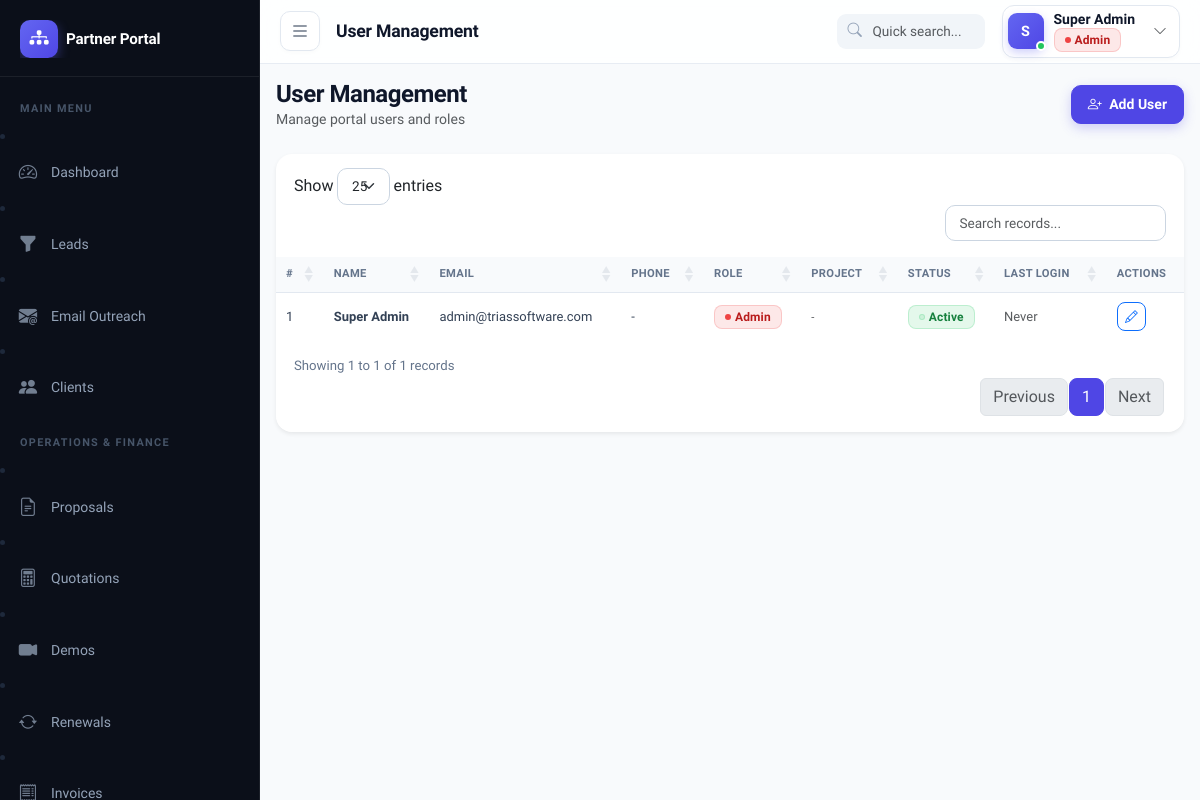
The app's page /modules/users/index.php (signed in) with its own data.
### tables this page shows
CREATE TABLE IF NOT EXISTS users (
    id INT PRIMARY KEY AUTO_INCREMENT,
    name VARCHAR(100) NOT NULL,
    email VARCHAR(100) UNIQUE NOT NULL,
    password VARCHAR(255) NOT NULL,
    role ENUM('admin', 'finance', 'telecall', 'investor', 'csm', 'accounts') DEFAULT 'telecall',
    phone VARCHAR(20),
    status ENUM('active', 'inactive') DEFAULT 'active',
    last_login TIMESTAMP NULL,
    created_at TIMESTAMP DEFAULT CURRENT_TIMESTAMP
);

### modules/users/index.php (the view, shortened to what this page needs)
<?php
require_once __DIR__ . '/../../includes/auth.php';
$db    = getDB();
$users = $db->query("SELECT u.*,
                         ip.project_id as investor_project_id,
                         p.name as investor_project_name,
                         GROUP_CONCAT(DISTINCT tp.project_id ORDER BY tp.project_id SEPARATOR ',') as telecall_project_ids,
                         GROUP_CONCAT(DISTINCT pp.name ORDER BY pp.name SEPARATOR ', ') as telecall_project_names
                     FROM users u
                     LEFT JOIN investor_projects ip ON ip.user_id = u.id
                     LEFT JOIN projects p ON p.id = ip.project_id
                     LEFT JOIN telecall_projects tp ON tp.user_id = u.id
                     LEFT JOIN projects pp ON pp.id = tp.project_id
                     GROUP BY u.id
                     ORDER BY u.role, u.name")->fetchAll();
$pageTitle = 'User Management';
include __DIR__ . '/../../includes/header.php';
?>
<div class="page-header d-flex justify-content-between align-items-center mb-4">
  <div><h4 class="mb-0">User Management</h4><p class="text-muted small mb-0">Manage portal users and roles</p></div>
  <button class="btn btn-primary" data-bs-toggle="modal" data-bs-target="#userModal">
    <i class="bi bi-person-plus me-1"></i> Add User
  </button>
</div>
<div class="card border-0 shadow-sm">
  <div class="card-body p-0">
    <div class="table-responsive">
      <table class="table table-hover mb-0 datatable">
        <thead class="table-light">
          <tr><th>#</th><th>Name</th><th>Email</th><th>Phone</th><th>Role</th><th>Project</th><th>Status</th><th>Last Login</th><th>Actions</th></tr>
        </thead>
        <tbody>
          <?php foreach ($users as $i => $u): ?>
          <tr>
            <td><?= $i+1 ?></td>
            <td class="fw-semibold"><?= htmlspecialchars($u['name']) ?></td>
            <td><?= htmlspecialchars($u['email']) ?></td>
            <td><?= htmlspecialchars($u['phone'] ?? '-') ?></td>
            <td><?= roleLabel($u['role']) ?></td>
            <td>
              <?php if ($u['role'] === 'investor' && $u['investor_project_name']): ?>
                <span class="badge bg-primary"><?= htmlspecialchars($u['investor_project_name']) ?></span>
              <?php elseif ($u['role'] === 'telecall' && $u['telecall_project_names']): ?>
                <?php foreach (explode(', ', $u['telecall_project_names']) as $pn): ?>
                  <span class="badge bg-primary me-1"><?= htmlspecialchars($pn) ?></span>
                <?php endforeach; ?>
              <?php else: ?>
                <span class="text-muted small">-</span>
              <?php endif; ?>
            </td>
            <td><?= statusBadge($u['status']) ?></td>
            <td class="text-muted small"><?= $u['last_login'] ? date('d M Y H:i', strtotime($u['last_login'])) : 'Never' ?></td>
            <td>
              <button class="btn btn-sm btn-outline-primary" onclick="editUser(<?= htmlspecialchars(json_encode($u)) ?>)">
                <i class="bi bi-pencil"></i>
              </button>
            </td>
          </tr>
          <?php endforeach; ?>
        </tbody>
      </table>
    </div>
  </div>
</div>
<?php include __DIR__ . '/../../includes/footer.php'; ?>

### includes/header.php (shortened to what this page needs)
<?php
$pageTitle = $pageTitle ?? APP_NAME;
$currentUser = currentUser();
?>
<!DOCTYPE html>
<html lang="en">
<head>
<link rel="stylesheet" href="https://cdn.jsdelivr.net/npm/bootstrap@5.3.3/dist/css/bootstrap.min.css">
<link rel="stylesheet" href="https://cdn.jsdelivr.net/npm/bootstrap-icons@1.11.3/font/bootstrap-icons.min.css">
<link rel="stylesheet" href="https://cdn.datatables.net/1.13.8/css/dataTables.bootstrap5.min.css">
<link rel="stylesheet" href="https://cdn.jsdelivr.net/npm/select2@4.1.0-rc.0/dist/css/select2.min.css">
<link rel="stylesheet" href="https://cdn.jsdelivr.net/npm/select2-bootstrap-5-theme@1.3.0/dist/select2-bootstrap-5-theme.min.css">
<link rel="stylesheet" href="<?= BASE_URL ?>/assets/css/style.css">
</head>
<body>
<nav class="top-navbar" id="topNavbar">
  <div class="top-navbar-inner">
    <div class="d-flex align-items-center gap-2 gap-sm-3 min-w-0">
      <button class="top-navbar-toggle" id="sidebarToggle" title="Toggle Sidebar" aria-label="Toggle navigation">
        <i class="bi bi-list"></i>
      </button>
      <div class="top-navbar-breadcrumb d-flex align-items-center min-w-0">
        <span class="top-navbar-title"><?= htmlspecialchars($pageTitle) ?></span>
      </div>
    </div>
    <div class="d-flex align-items-center gap-2 gap-sm-3">
      <div class="navbar-search d-none d-lg-block">
        <i class="bi bi-search"></i>
        <input type="text" class="form-control" placeholder="Quick search..." id="globalSearchInput">
      </div>
      <div class="dropdown">
        <button class="top-navbar-user" data-bs-toggle="dropdown" aria-label="User menu">
          <div class="top-navbar-avatar-wrap">
            <div class="top-navbar-avatar"><?= strtoupper(substr($currentUser['name'], 0, 1)) ?></div>
            <span class="top-navbar-avatar-status"></span>
          </div>
          <div class="d-none d-md-block text-start me-1">
            <div class="top-navbar-username"><?= htmlspecialchars($currentUser['name']) ?></div>
            <div class="top-navbar-role"><?= roleLabel($currentUser['role']) ?></div>
          </div>
          <i class="bi bi-chevron-down ms-1 small text-muted"></i>
        </button>
      </div>
    </div>
  </div>
</nav>
<div class="wrapper">
  <?php include __DIR__ . '/sidebar.php'; ?>
  <div class="main-content">
    <div class="content-area p-4">

### includes/auth.php (shortened to what this page needs)
<?php
function currentUser(): array {
    return [
        'id'   => $_SESSION['user_id']   ?? 0,
        'name' => $_SESSION['user_name'] ?? '',
        'role' => $_SESSION['user_role'] ?? '',
        'email'=> $_SESSION['user_email'] ?? '',
    ];
}
function roleLabel(string $role): string {
    return match($role) {
        'admin'    => '<span class="badge badge-soft-danger"><span class="badge-dot" style="background:#ef4444;"></span>Admin</span>',
        'finance'  => '<span class="badge badge-soft-success"><span class="badge-dot" style="background:#22c55e;"></span>Finance</span>',
        'accounts' => '<span class="badge" style="background:rgba(111,66,193,0.12); color:#6f42c1; border:1px solid rgba(111,66,193,0.2);"><span class="badge-dot" style="background:#6f42c1;"></span>Accounts</span>',
        'telecall' => '<span class="badge badge-soft-primary"><span class="badge-dot" style="background:#6366f1;"></span>Telecall</span>',
        'investor' => '<span class="badge badge-soft-warning"><span class="badge-dot" style="background:#f59e0b;"></span>Investor</span>',
        'csm'      => '<span class="badge badge-soft-info"><span class="badge-dot" style="background:#0ea5e9;"></span>CSM</span>',
        default    => '<span class="badge badge-soft-secondary"><span class="badge-dot" style="background:#64748b;"></span>' . htmlspecialchars($role) . '</span>',
    };
}
function statusBadge(string $status): string {
    $map = [
        'active'        => 'success',
        'inactive'      => 'secondary',
        'new'           => 'primary',
        'contacted'     => 'info',
        'interested'    => 'warning',
        'not_interested'=> 'danger',
        'follow_up'     => 'warning',
        'converted'     => 'success',
        'trial'         => 'info',
        'trial_ended'   => 'secondary',
        'false_lead'    => 'dark',
        'pending'       => 'warning',
        'paid'          => 'success',
        'partial'       => 'info',
        'overdue'       => 'danger',
        'cancelled'     => 'secondary',
        'expired'       => 'danger',
        'suspended'     => 'danger',
    ];
    $cls = $map[$status] ?? 'secondary';
    $label = ucwords(str_replace('_', ' ', $status));
    return "<span class='badge badge-soft-{$cls}'><span class='badge-dot bg-{$cls}'></span>{$label}</span>";
}

### records on screen
users: name "S", name "Super Admin", role "Admin", email "admin@triassoftware.com", phone "-", status "Active", shows "Never"

### other values on screen
$pageTitle "User Management"
$sidebarBrandName "Partner Portal"
$section['title'] "MAIN MENU"
$item['label'] "Dashboard"
$item['label'] "Leads"
$item['label'] "Email Outreach"
$item['label'] "Clients"
$section['title'] "OPERATIONS & FINANCE"
$item['label'] "Proposals"
$item['label'] "Quotations"
$item['label'] "Demos"
$item['label'] "Renewals"
$item['label'] "Invoices"
